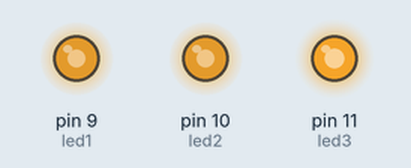
Recording of a sketch running on a simulated Arduino Uno, built with avr-gcc and run on an emulated ATmega328P. On the bench: output pins drawn as LEDs (lit = HIGH). Random numbers use the default seed unless the sketch sets one.

Above: at 0.37 s.
At 7.48 s:
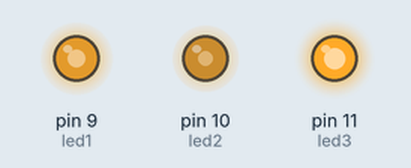
At 10.59 s:
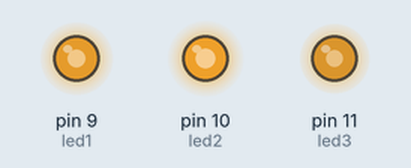
At 21.12 s:
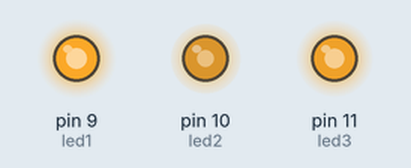
At 28.18 s:
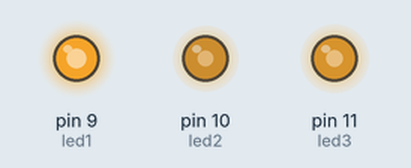
At 39.32 s:
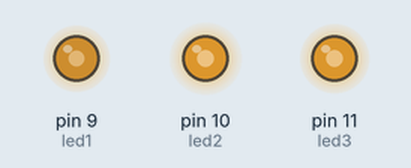
Timing chart, 0 to 40.0 s (numbered marks = the images above):
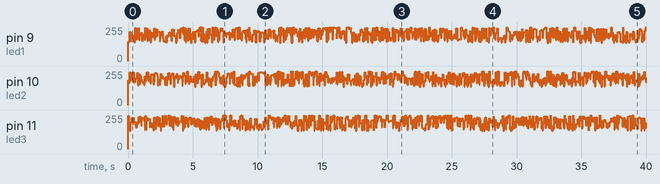

The sketch:

efeito.chama.ino
```cpp
int led1 = 9;
int led2 = 10;
int led3 = 11;


void setup() {

pinMode(led1, OUTPUT);
pinMode(led2, OUTPUT);
pinMode(led3, OUTPUT);

}

void loop() {

  analogWrite(led1,random(120)+136);
  analogWrite(led2,random(120)+136);
  analogWrite(led3,random(120)+136);

  //Delay com valor aleatório entre 0 e 100ms
  delay(random(100));
}
```
